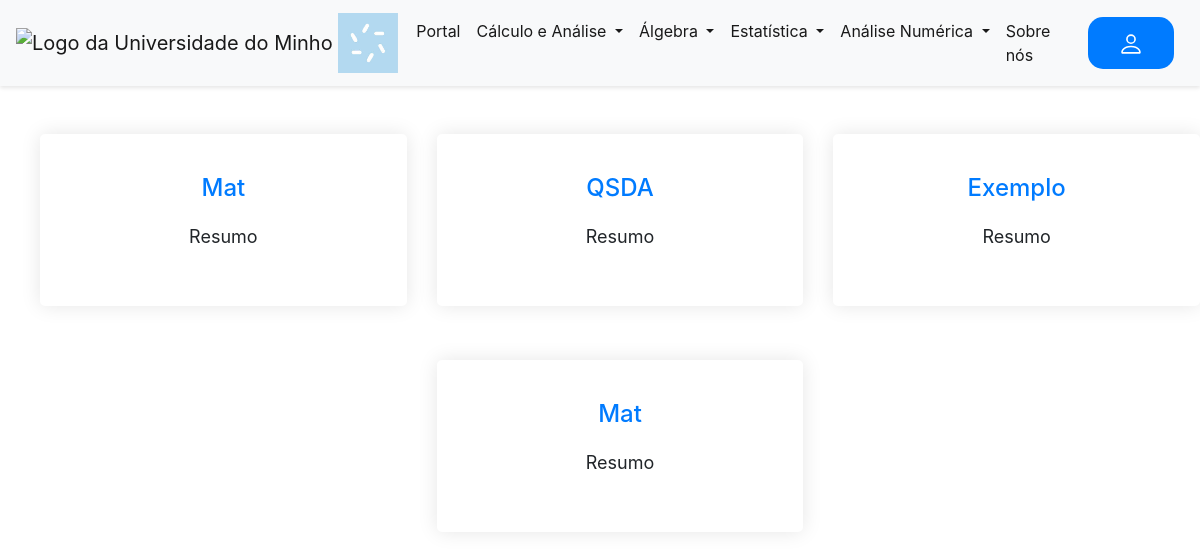
Before: /menu with the older database file.
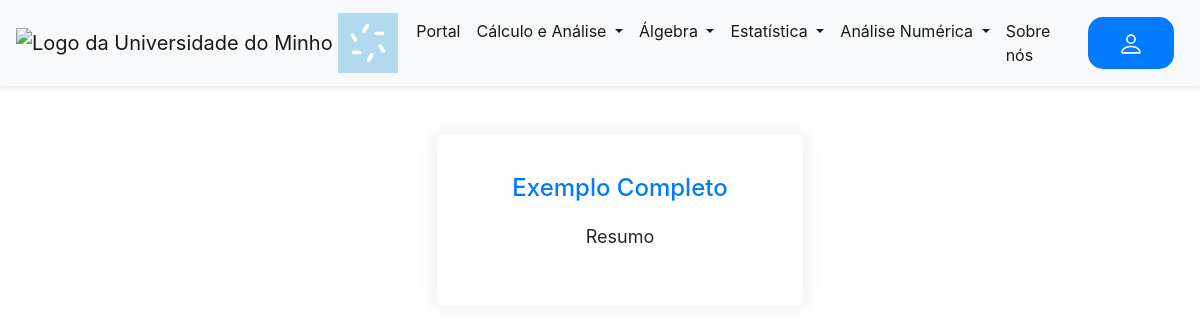
After: the same page with the newer database file.
### tables this page shows
CREATE TABLE posts
             (id INTEGER PRIMARY KEY AUTOINCREMENT,
              title TEXT,
              content TEXT,
              thumbnail_url TEXT,
              file_url TEXT,
              author TEXT,
              snapshots_1 TEXT,
              snapshots_2 TEXT,
              snapshots_3 TEXT,
              links TEXT,
              download TEXT,
              created_at TIMESTAMP DEFAULT CURRENT_TIMESTAMP);

### main.py (the view)
@app.route("/menu")
def menu():
    conn = sqlite3.connect("database.db")
    c = conn.cursor()
    c.execute("SELECT * FROM posts")
    posts = c.fetchall()
    conn.close()
    return render_template("menu.html", can_edit=False, posts=posts)

### templates/menu.html (shortened to what this page needs)
{% extends "base.html" %}
{% block content %}
<html>
<head>
</head>
<body>
  <div class="mt-5">
    <ul>
      {% for post in posts %}
      {% if loop.index0 % 3 == 0 %}
      <div class="row justify-content-center">
        {% endif %}
        <div class="col-lg-4 col-md-6 mb-4">
          <div class="feature-box">
            <h3><a href="/post/{{ post[0] }}">{{ post[1] }}</a></h3>
            <p>Resumo</p>
          </div>
        </div>
        {% if loop.index0 % 3 == 2 or loop.last %}
      </div>
      {% endif %}
      {% endfor %}
    </ul>
  </div>
</body>
</html>
{% endblock %}

### templates/base.html (shortened to what this page needs)
<!DOCTYPE html>
<html>
<head>
    <link rel="stylesheet" href="https://cdn.jsdelivr.net/npm/bootstrap@4.3.1/dist/css/bootstrap.min.css"
>
    <link rel="stylesheet" href="../static/style.css">
</head>
<body>
    <nav class="navbar navbar-expand-lg navbar-light bg-light">
        <a class="navbar-brand" href="/">
            <img src="../static/images/logo_uminho.png" width="60" height="60" alt="Logo da Universidade do Minho">
            <img src="../static/images/logo_ciencias.jpg" width="60" height="60" alt="Logo da Faculdade de Ciências">
        </a>
        <div class="collapse navbar-collapse" id="navbarSupportedContent">
            <ul class="navbar-nav mr-auto">
                <li class="nav-item active">
                    <a class="nav-link nav-link-main" href="/">Portal <span class="sr-only">(current)</span></a>
                </li>
                <li class="nav-item dropdown active">
                    <a class="nav-link dropdown-toggle nav-link-main" href="#" id="navbarDropdownMenuLink" role="button"
                        data-toggle="dropdown" aria-haspopup="true" aria-expanded="false">
                        Cálculo e Análise
                    </a>
                </li>
                <li class="nav-item dropdown active">
                    <a class="nav-link dropdown-toggle nav-link-main" href="#" id="navbarDropdownMenuLink" role="button"
                        data-toggle="dropdown" aria-haspopup="true" aria-expanded="false">
                        Álgebra
                    </a>
                </li>
                <li class="nav-item dropdown active">
                    <a class="nav-link dropdown-toggle nav-link-main" href="#" id="navbarDropdownMenuLink" role="button"
                        data-toggle="dropdown" aria-haspopup="true" aria-expanded="false">
                        Estatística
                    </a>
                </li>
                <li class="nav-item dropdown active">
                    <a class="nav-link dropdown-toggle nav-link-main" href="#" id="navbarDropdownMenuLink" role="button"
                        data-toggle="dropdown" aria-haspopup="true" aria-expanded="false">
                        Análise Numérica
                    </a>
                </li>
                <li class="nav-item active">
                    <a class="nav-link nav-link-main" href="/sabermais/">Sobre nós</a>
                </li>
            </ul>
            {% if 'email' not in session %}
            <a href="/login" class="btn btn-primary">
            </a>
            {% endif %}
        </div>
    </nav>
</body>
<body>
    <main>
        {% block content %}
        {% endblock%}
    </main>
</body>
</html>

### static/style.css (style rules this page uses)
.btn { display: inline-block; padding: 12px 30px; font-size: 18px; font-weight: 600; border-radius: 5px; text-align: center; margin: 0 10px; transition: all 0.3s ease; }
.btn-primary { background-color: #007bff; color: #fff; border: none; }
.btn { border-radius: 15px; }
.feature-box { background-color: #fff; border-radius: 5px; padding: 40px 30px; text-align: center; margin-bottom: 30px; box-shadow: 0 0 20px rgba(0, 0, 0, 0.1); }
.feature-box h3 { font-size: 24px; margin-bottom: 20px; }
.feature-box p { font-size: 18px; line-height: 1.5; }
.navbar { box-shadow: 0 2px 4px rgba(0, 0, 0, 0.1); }

Changed rows visible on the page:
removed posts: title "Mat"
removed posts: title "QSDA"
removed posts: title "Exemplo"
removed posts: title "Mat"
added posts: title "Exemplo Completo"
